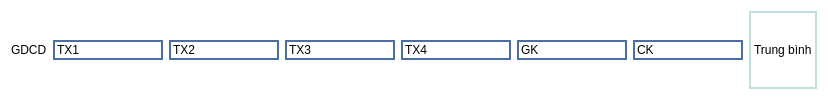
                        <widget class="QWidget" name="widget_17" native="true">
                         <property name="styleSheet">
                          <string notr="true">background-color: rgb(255, 255, 255);</string>
                         </property>
                         <layout class="QHBoxLayout" name="horizontalLayout_8">
                          <item>
                           <widget class="QLabel" name="label_15">
                            <property name="text">
                             <string>GDCD</string>
                            </property>
                           </widget>
                          </item>
                          <item>
                           <widget class="QLineEdit" name="lineEdit_43">
                            <property name="styleSheet">
                             <string notr="true">border: 2px solid #4A6FA5;</string>
                            </property>
                            <property name="text">
                             <string>TX1</string>
                            </property>
                           </widget>
                          </item>
                          <item>
                           <widget class="QLineEdit" name="lineEdit_44">
                            <property name="styleSheet">
                             <string notr="true">border: 2px solid #4A6FA5;</string>
                            </property>
                            <property name="text">
                             <string>TX2</string>
                            </property>
                           </widget>
                          </item>
                          <item>
                           <widget class="QLineEdit" name="lineEdit_45">
                            <property name="styleSheet">
                             <string notr="true">border: 2px solid #4A6FA5;</string>
                            </property>
                            <property name="text">
                             <string>TX3</string>
                            </property>
                           </widget>
                          </item>
                          <item>
                           <widget class="QLineEdit" name="lineEdit_46">
                            <property name="styleSheet">
                             <string notr="true">border: 2px solid #4A6FA5;</string>
                            </property>
                            <property name="text">
                             <string>TX4</string>
                            </property>
                           </widget>
                          </item>
                          <item>
                           <widget class="QLineEdit" name="lineEdit_47">
                            <property name="styleSheet">
                             <string notr="true">border: 2px solid #4A6FA5;</string>
                            </property>
                            <property name="text">
                             <string>GK</string>
                            </property>
                           </widget>
                          </item>
                          <item>
                           <widget class="QLineEdit" name="lineEdit_48">
                            <property name="styleSheet">
                             <string notr="true">border: 2px solid #4A6FA5;</string>
                            </property>
                            <property name="text">
                             <string>CK</string>
                            </property>
                           </widget>
                          </item>
                          <item>
                           <widget class="QLabel" name="label_41">
                            <property name="styleSheet">
                             <string notr="true">border: 2px solid #C0E0E0;</string>
                            </property>
                            <property name="text">
                             <string>Trung bình</string>
                            </property>
                           </widget>
                          </item>
                         </layout>
                        </widget>
